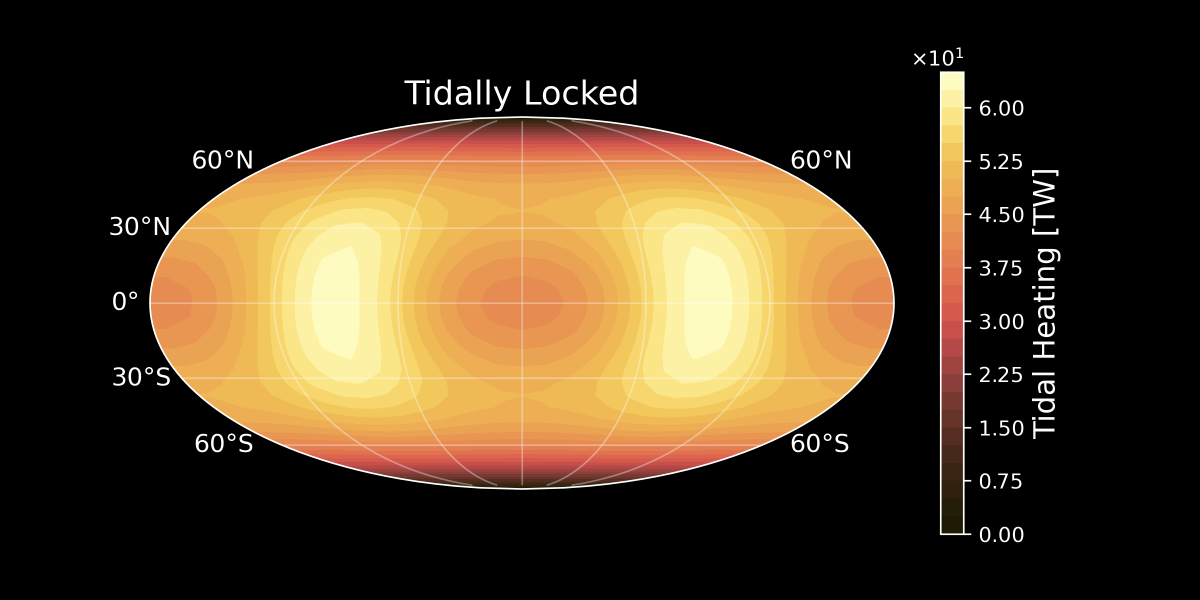
#> input picture Papers/2025-JOSS/figures/bbg/trappist1e_2d_heating_tidally_locked.png, 2400 x 1200 px, found by its file name (shown at 1/2 size)
$ python img_merge.py
#> lines starting #> are read from the running program, lines starting #| are printed output that depends on the picture
from PIL import Image, ImageChops

def trim(img):
    # Detect background color
    bg = Image.new(img.mode, img.size, img.getpixel((0,0)))

    # Find differences between the image and the background
    diff = ImageChops.difference(img, bg)
#> img is the input picture: PIL image 2400x1200 RGBA; mean R, G, B, A 76.6, 58.9, 35.2, 255

    # Convert difference to greyscale to compress channels
    diff = diff.convert("L")
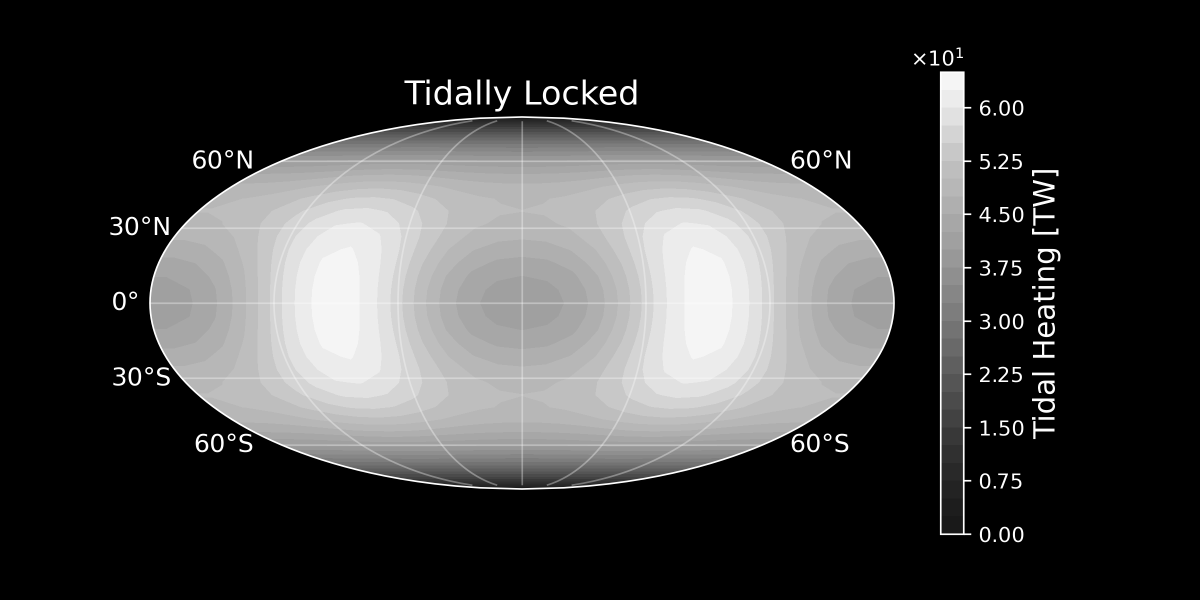
#> diff: PIL image 2400x1200 L (shown at 1/2 size); min 0, max 255, mean 61.6

    # Create bounding box of non-background content
    bbox = diff.getbbox()
#> bbox = (220, 95, 2121, 1085)

    # Only crop if there is something to crop
    return img.crop(bbox) if bbox else img
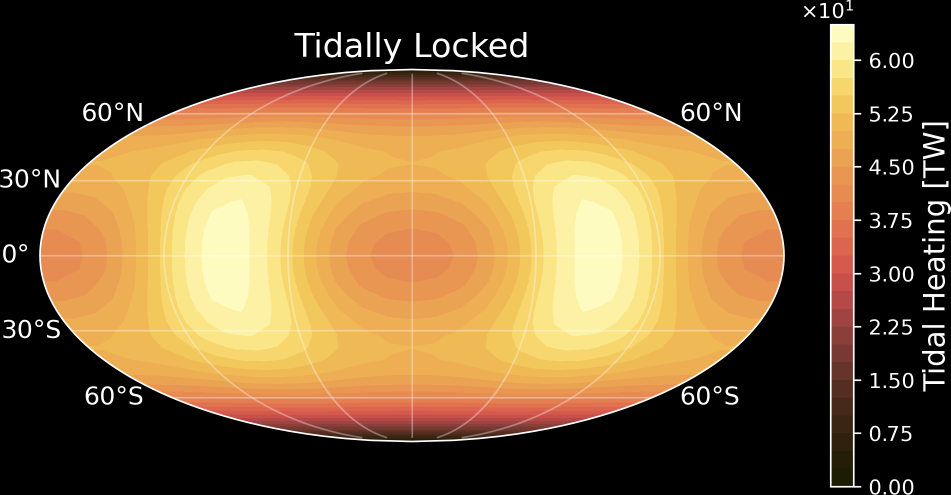
#> returned value: PIL image 1901x990 RGBA (shown at 1/2 size); mean R, G, B, A 117.2, 90.2, 53.9, 255

def stack(*img_names: tuple[str], top_bottom=True):

    buffer = 0.05 # fraction of image size to use as buffer

    images = list()
    max_width = 0
    total_width = 0
    max_height = 0
    total_height = 0
    bg_color = None
    for img_name in img_names:
        images.append(trim(Image.open(img_name)))
        max_width = max(max_width, images[-1].width)
#> max_width = 1901
        max_height = max(max_height, images[-1].height)
#> max_height = 990
    for img in images:

        bg_color = img.getpixel((0,0))
        if top_bottom:
            img.resize((max_width, img.height))
        else:
            img.resize((img.width, max_height))
        total_width += images[-1].width
        total_height += images[-1].height

    if top_bottom:
        # Create a new blank image with combined height
        buffer_size = int(max_height * buffer)
#> buffer_size = 49
        total_buffer = buffer_size * (len(images) - 1)
        combined = Image.new("RGB", (max_width, total_height + total_buffer), bg_color)
#> combined: PIL image 1901x3071 RGB; every value is 0

        current_y = 0
        for i, img in enumerate(images):
            combined.paste(img, (0, current_y))
            current_y += img.height + buffer_size
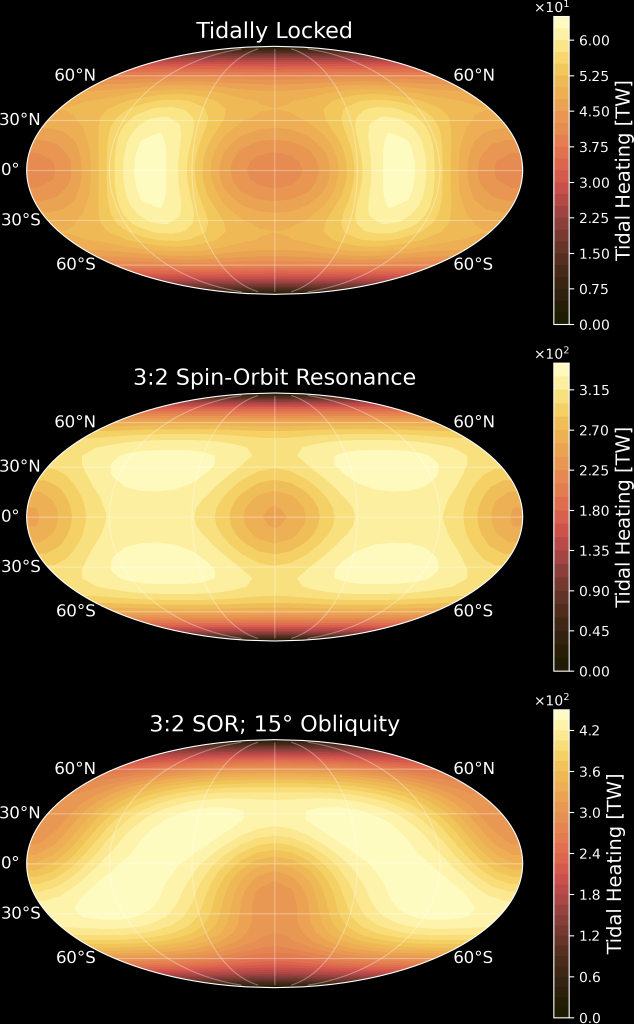
#> combined: PIL image 1901x3071 RGB (shown at 1/3 size); mean R, G, B 115.4, 94.9, 60.2
    else:
        # Create a new blank image with combined height
        buffer_size = int(max_width * buffer)
        total_buffer = buffer_size * (len(images) - 1)
        combined = Image.new("RGB", (total_width + total_buffer, max_height), bg_color)

        current_x = 0
        for i, img in enumerate(images):
            combined.paste(img, (current_x, 0))
            current_x += img.width + buffer_size

    return combined


combos = [
    ("trappist1e_2d_heating_tidally_locked.png", "trappist1e_2d_heating_3-2_spin-orbit_resonance.png", "trappist1e_2d_heating_3-2_sor_15deg_obliquity.png"),
]

for i, img_names in enumerate(combos):
    combined_image = stack(*img_names, top_bottom=True)
    output_name = f"stacked_images_set_{i}.png"
    combined_image.save(output_name)
    # combined_image.show()

$ run again, with Papers/2025-JOSS/figures/bbg/trappist1e_2d_heating_2-1_sor_15deg_obliquity.png copied over Papers/2025-JOSS/figures/bbg/trappist1e_2d_heating_tidally_locked.png
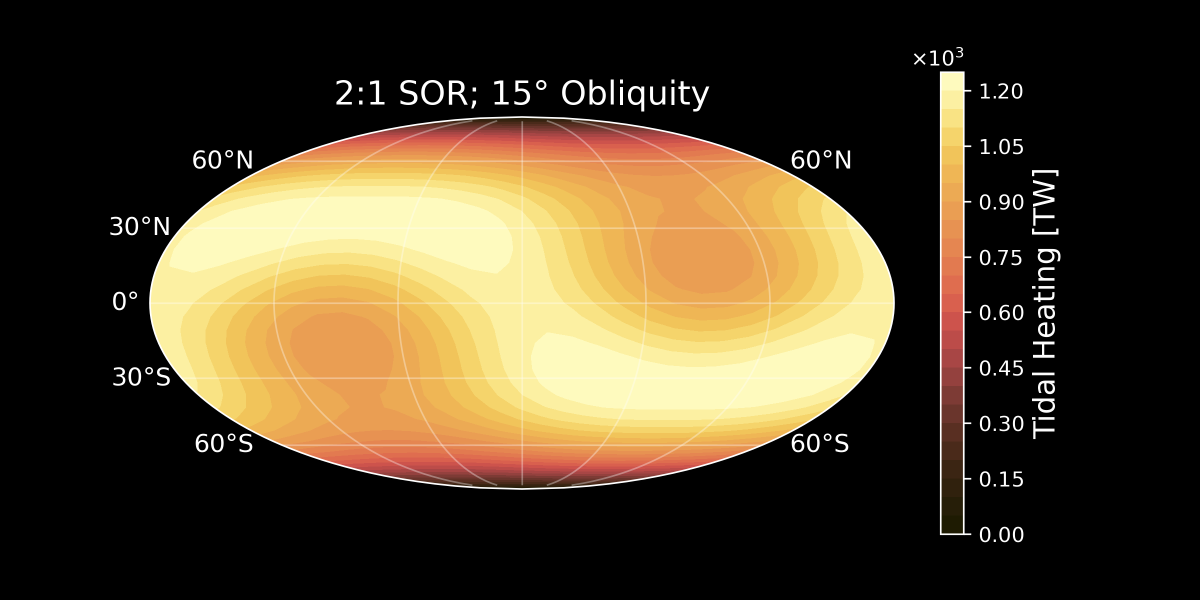
#> input picture Papers/2025-JOSS/figures/bbg/trappist1e_2d_heating_2-1_sor_15deg_obliquity.png, 2400 x 1200 px, found by its file name (shown at 1/2 size)
#> in trim, img is the input picture: PIL image 2400x1200 RGBA; mean R, G, B, A 78.4, 64.8, 41.5, 255
#> in trim, `diff = diff.convert("L")`:
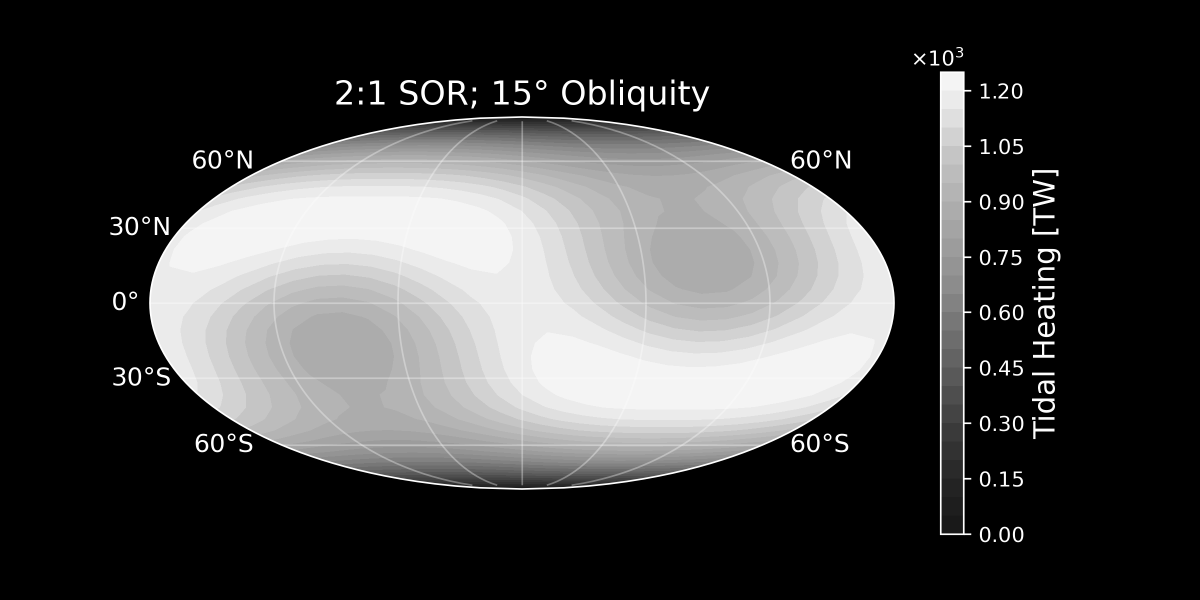
#> diff: PIL image 2400x1200 L (shown at 1/2 size); min 0, max 255, mean 66.2
#> bbox = (220, 94, 2121, 1085)
#> after the loop in stack, `for i, img in enumerate(images):`:
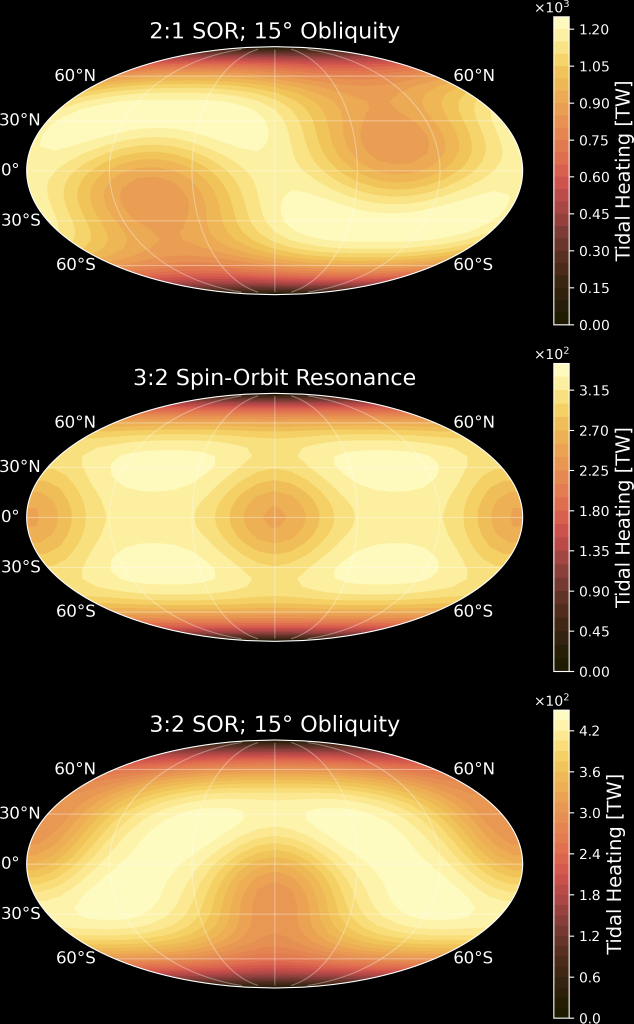
#> combined: PIL image 1901x3071 RGB (shown at 1/3 size); mean R, G, B 116.3, 97.8, 63.2

$ run again, with Papers/2025-JOSS/figures/bbg/compressibility_effects_venus.png copied over Papers/2025-JOSS/figures/bbg/trappist1e_2d_heating_tidally_locked.png
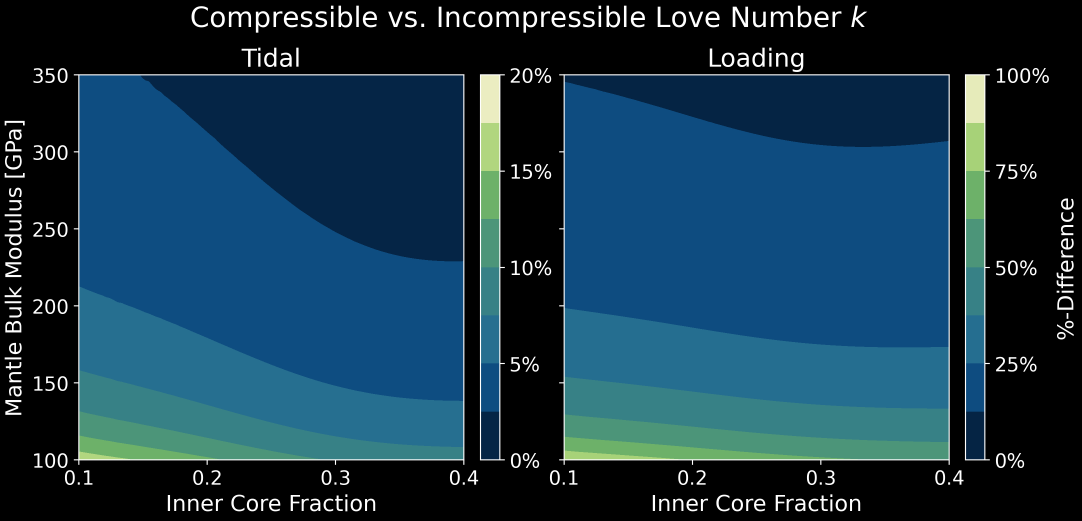
#> input picture Papers/2025-JOSS/figures/bbg/compressibility_effects_venus.png, 3245 x 1561 px, found by its file name (shown at 1/3 size)
#> in trim, img is the input picture: PIL image 3245x1561 RGBA; mean R, G, B, A 22.3, 54.8, 73.4, 255
#> in trim, `diff = diff.convert("L")`:
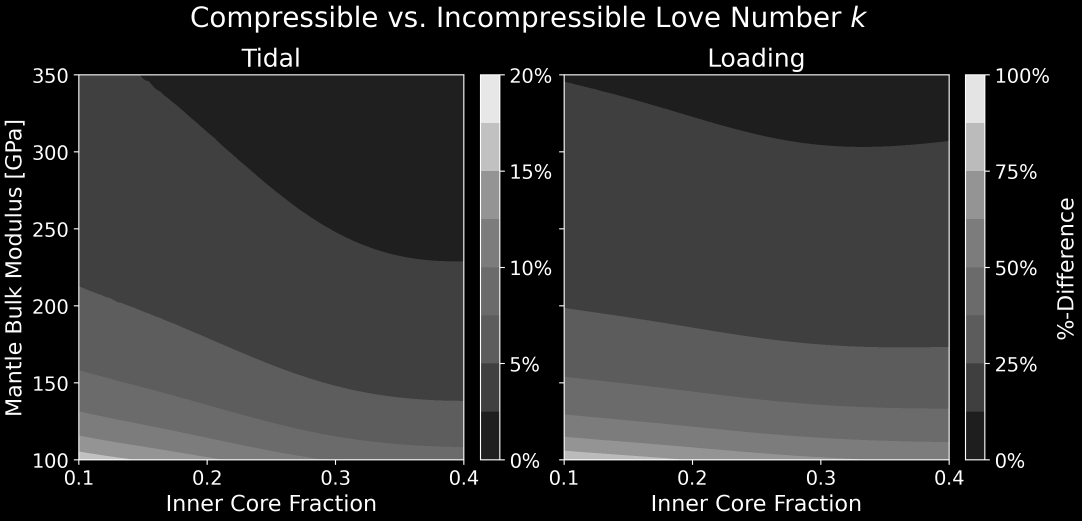
#> diff: PIL image 3245x1561 L (shown at 1/3 size); min 0, max 255, mean 47.1
#> bbox = (14, 17, 3221, 1534)
#> after the loop in stack, `for i, img in enumerate(images):`:
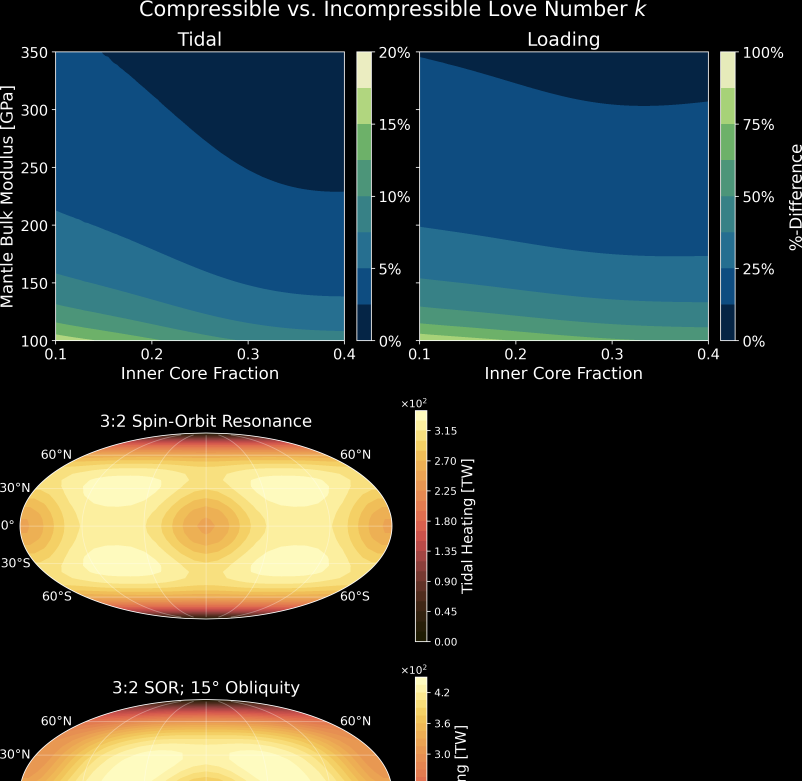
#> combined: PIL image 3207x3123 RGB (shown at 1/4 size); mean R, G, B 43.8, 55.4, 55.2

$ run again, with Papers/2025-JOSS/figures/bbg/dynamic_vs_static_tides.png copied over Papers/2025-JOSS/figures/bbg/trappist1e_2d_heating_tidally_locked.png
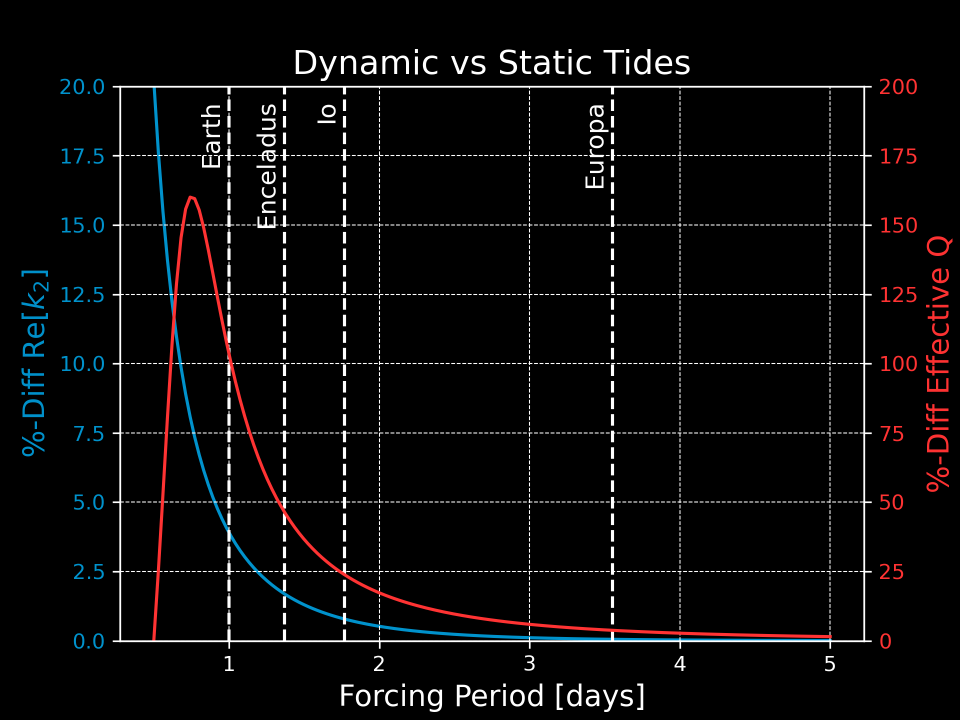
#> input picture Papers/2025-JOSS/figures/bbg/dynamic_vs_static_tides.png, 1920 x 1440 px, found by its file name (shown at 1/2 size)
#> in trim, img is the input picture: PIL image 1920x1440 RGBA; mean R, G, B, A 10.5, 9.6, 10.1, 255
#> bbox = (43, 98, 1905, 1424)
#> in trim, `return img.crop(bbox) if bbox else img`:
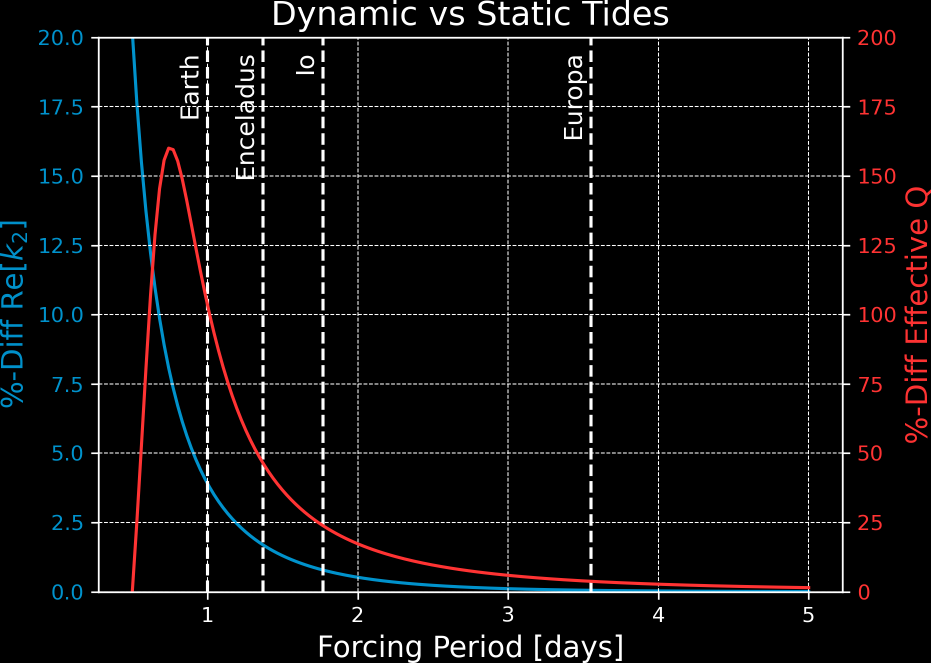
#> returned value: PIL image 1862x1326 RGBA (shown at 1/2 size); mean R, G, B, A 11.8, 10.7, 11.3, 255
#> after the loop in stack, `for i, img in enumerate(images):`:
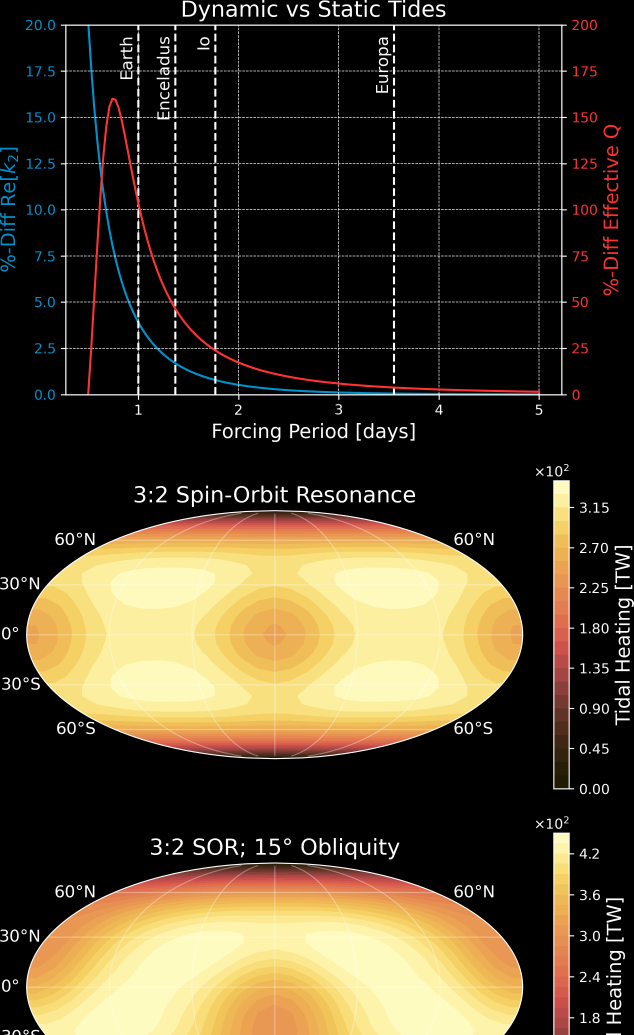
#> combined: PIL image 1901x3105 RGB (shown at 1/3 size); mean R, G, B 72.4, 62.5, 42.5
